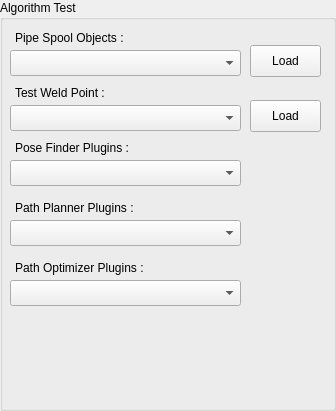
   <widget class="QGroupBox" name="groupBox_2">
    <property name="geometry">
     <rect>
      <x>10</x>
      <y>5</y>
      <width>336</width>
      <height>411</height>
     </rect>
    </property>
    <property name="title">
     <string>Algorithm Test</string>
    </property>
    <widget class="QComboBox" name="cbx_plugin_pathplanner">
     <property name="geometry">
      <rect>
       <x>10</x>
       <y>220</y>
       <width>231</width>
       <height>26</height>
      </rect>
     </property>
    </widget>
    <widget class="QLabel" name="label">
     <property name="geometry">
      <rect>
       <x>15</x>
       <y>200</y>
       <width>221</width>
       <height>16</height>
      </rect>
     </property>
     <property name="text">
      <string>Path Planner Plugins :</string>
     </property>
    </widget>
    <widget class="QLabel" name="label_2">
     <property name="geometry">
      <rect>
       <x>15</x>
       <y>260</y>
       <width>221</width>
       <height>16</height>
      </rect>
     </property>
     <property name="text">
      <string>Path Optimizer Plugins :</string>
     </property>
    </widget>
    <widget class="QComboBox" name="cbx_plugin_optimizer">
     <property name="geometry">
      <rect>
       <x>10</x>
       <y>280</y>
       <width>231</width>
       <height>26</height>
      </rect>
     </property>
    </widget>
    <widget class="QLabel" name="label_3">
     <property name="geometry">
      <rect>
       <x>15</x>
       <y>30</y>
       <width>221</width>
       <height>16</height>
      </rect>
     </property>
     <property name="text">
      <string>Pipe Spool Objects :</string>
     </property>
    </widget>
    <widget class="QComboBox" name="cbx_pipe_spool">
     <property name="geometry">
      <rect>
       <x>10</x>
       <y>50</y>
       <width>231</width>
       <height>26</height>
      </rect>
     </property>
    </widget>
    <widget class="QPushButton" name="btn_load_spool">
     <property name="geometry">
      <rect>
       <x>250</x>
       <y>45</y>
       <width>71</width>
       <height>32</height>
      </rect>
     </property>
     <property name="text">
      <string>Load</string>
     </property>
    </widget>
    <widget class="QLabel" name="label_4">
     <property name="geometry">
      <rect>
       <x>15</x>
       <y>140</y>
       <width>221</width>
       <height>16</height>
      </rect>
     </property>
     <property name="text">
      <string>Pose Finder Plugins :</string>
     </property>
    </widget>
    <widget class="QComboBox" name="cbx_plugin_posefinder">
     <property name="geometry">
      <rect>
       <x>10</x>
       <y>160</y>
       <width>231</width>
       <height>26</height>
      </rect>
     </property>
    </widget>
    <widget class="QPushButton" name="btn_load_test_weld_point">
     <property name="geometry">
      <rect>
       <x>250</x>
       <y>100</y>
       <width>71</width>
       <height>32</height>
      </rect>
     </property>
     <property name="text">
      <string>Load</string>
     </property>
    </widget>
    <widget class="QComboBox" name="cbx_test_weld_point">
     <property name="geometry">
      <rect>
       <x>10</x>
       <y>105</y>
       <width>231</width>
       <height>26</height>
      </rect>
     </property>
    </widget>
    <widget class="QLabel" name="label_5">
     <property name="geometry">
      <rect>
       <x>15</x>
       <y>85</y>
       <width>221</width>
       <height>16</height>
      </rect>
     </property>
     <property name="text">
      <string>Test Weld Point :</string>
     </property>
    </widget>
   </widget>
